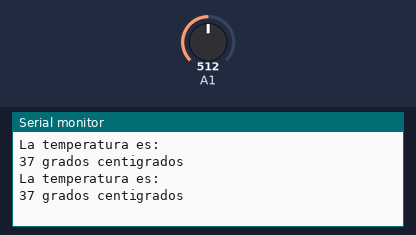
Recording of a sketch running on a simulated Arduino Uno, built with avr-gcc and run on an emulated ATmega328P. Shown: the last lines printed to the serial monitor. Inputs (shaded band) come from the test bench; at power-on: A1 = 512.

Above: at 2.8 s.
2.9 s: A1 set to 716
At 3.7 s:
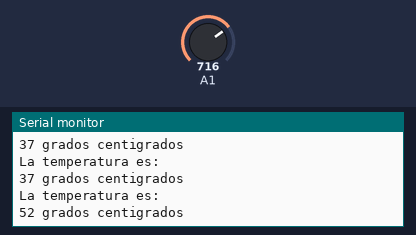
4.4 s: A1 set to 900
At 5.8 s:
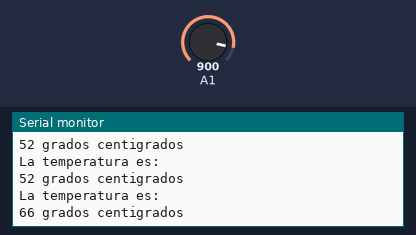
Timing chart, 0 to 7.4 s (numbered marks = the images above; inputs shaded):
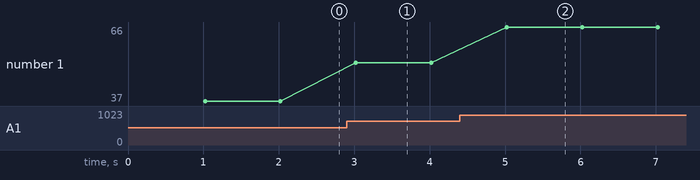

Measured:
- after the input at 2.9 s, the serial monitor: prints a new line after 0.12 s (image 1)
- after the input at 4.4 s, the serial monitor: prints a new line after 0.62 s (image 2)
- plotted number 1: 37 → 52 after the input at 2.9 s, 52 → 66 after the input at 4.4 s

The sketch:

Sensor_de_temperatura.ino
```cpp
void setup() {
  // put your setup code here, to run once:
pinMode(A1,INPUT);
Serial.begin(9600);
}

void loop() {
  // put your main code here, to run repeatedly:
float volt;
int temp;
delay(1000);
volt=analogRead(A1);
Serial.println("La temperatura es:");
//temp=map(4,1023,0,75);
temp=volt/13.58666667;
Serial.print(temp);
Serial.println(" grados centigrados");
}
```
